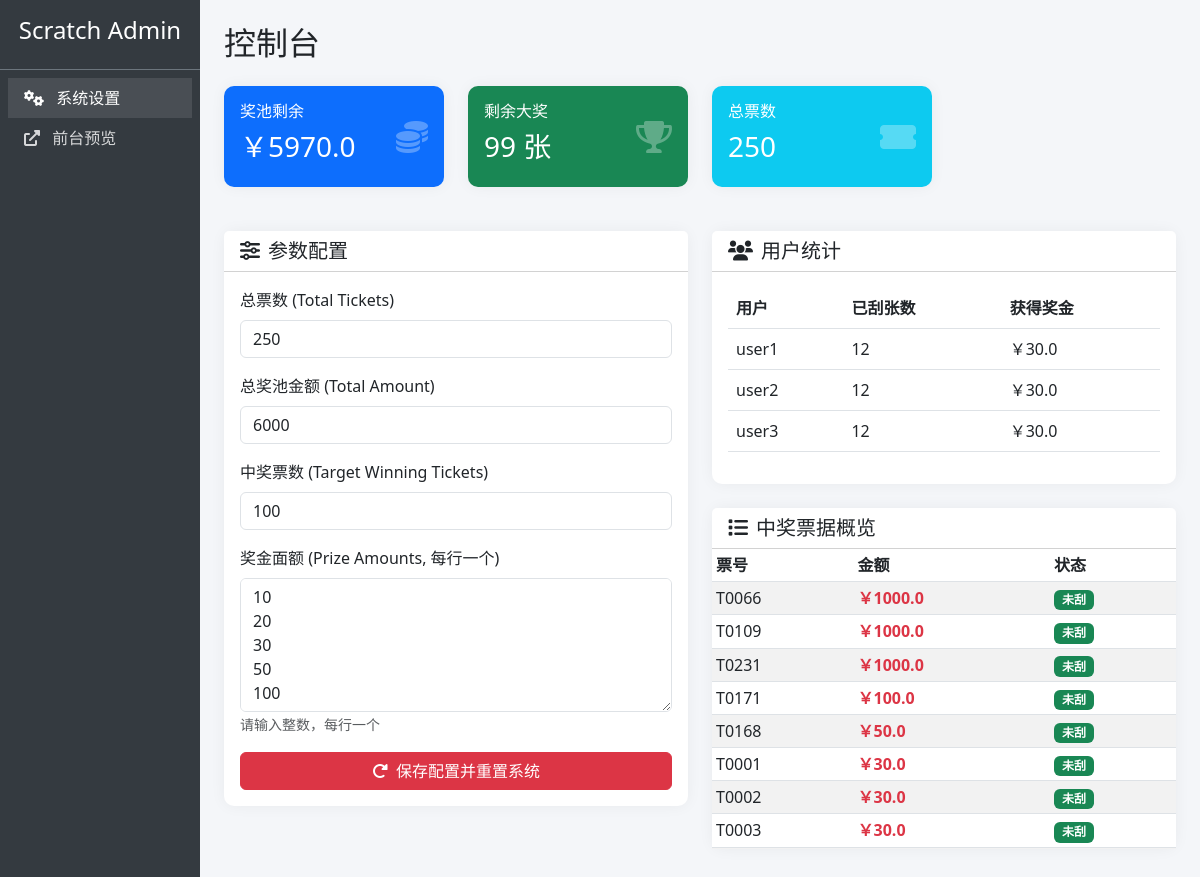
The app's page /admin/settings (signed in), older data.
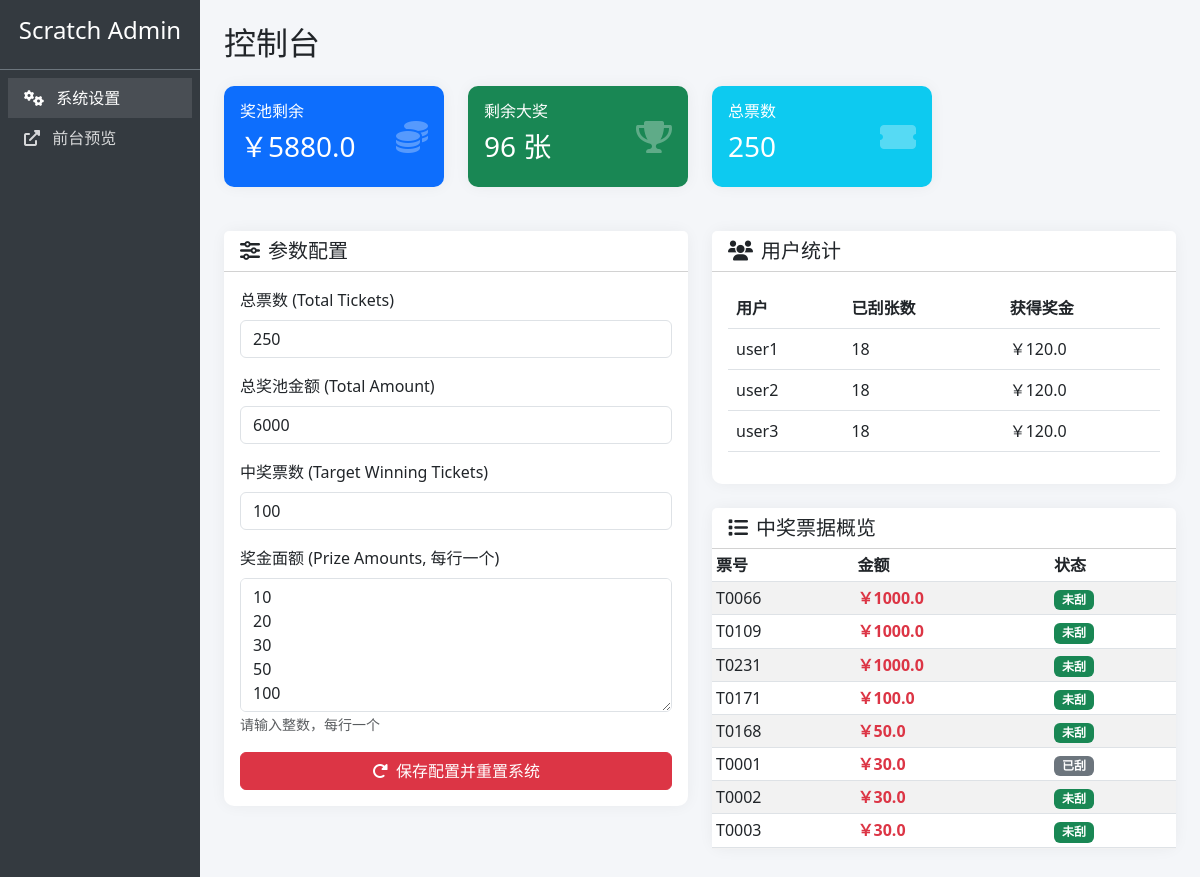
The same page, newer data.
### tables this page shows
CREATE TABLE users (
                id INTEGER PRIMARY KEY,
                username TEXT UNIQUE,
                password TEXT,
                spent_amount REAL DEFAULT 0
            );

CREATE TABLE tickets (
                id INTEGER PRIMARY KEY,
                ticket_number TEXT,
                amount REAL,
                is_selected INTEGER DEFAULT 0
            );

### app.py (the view, shortened to what this page needs)
@app.route('/admin/settings', methods=['GET', 'POST'])
def admin_settings():
    if 'admin' not in session:
        return redirect(url_for('admin'))
    try:
        with open('setting.json', 'r', encoding='utf-8') as f:
            settings = json.load(f)
    except FileNotFoundError:
        settings = {
            'total_tickets': 100,
            'total_amount': 10000,
            'target_winning_tickets': 50,
            'prize_amounts': [10, 20, 30, 50, 100, 200, 500, 1000]
        }
    user_stats = []
    remaining_prize_pool = 0
    remaining_winning_tickets = 0
    winning_tickets = []
    try:
        conn = sqlite3.connect('xx.sqlite')
        cursor = conn.cursor()
        cursor.execute('SELECT username FROM users')
        users = cursor.fetchall()
        cursor.execute('SELECT COUNT(*), COALESCE(SUM(amount), 0) FROM tickets WHERE is_selected = 1')
        total_scratched, total_winnings = cursor.fetchone()
        user_stats = []
        for user in users:
            user_stats.append((user[0], total_scratched or 0, total_winnings or 0))
        cursor.execute('SELECT COALESCE(SUM(amount), 0) FROM tickets WHERE is_selected = 1 AND amount > 0')
        won_amount = cursor.fetchone()[0] or 0
        remaining_prize_pool = settings['total_amount'] - won_amount
        cursor.execute('SELECT COUNT(*) FROM tickets WHERE is_selected = 1 AND amount > 0')
        won_tickets = cursor.fetchone()[0] or 0
        remaining_winning_tickets = settings['target_winning_tickets'] - won_tickets
        cursor.execute('SELECT ticket_number, amount, is_selected FROM tickets WHERE amount > 0 ORDER BY amount DESC, ticket_number')
        winning_tickets = cursor.fetchall()
        conn.close()
    except sqlite3.Error as e:
        print(f"查询统计信息错误: {e}")
    return render_template('admin_settings.html',
                         settings=settings,
                         user_stats=user_stats,
                         remaining_prize_pool=remaining_prize_pool,
                         remaining_winning_tickets=remaining_winning_tickets,
                         winning_tickets=winning_tickets)

### templates/admin_settings.html (shortened to what this page needs)
<!DOCTYPE html>
<html lang="zh-CN">
<head>
    <link href="https://cdn.jsdelivr.net/npm/bootstrap@5.3.0/dist/css/bootstrap.min.css" rel="stylesheet">
    <link href="https://cdnjs.cloudflare.com/ajax/libs/font-awesome/6.0.0/css/all.min.css" rel="stylesheet">
</head>
<body>
    <div class="container-fluid">
        <div class="row">
            <div class="col-md-2 sidebar p-0 d-none d-md-block">
                <div class="p-3 text-center border-bottom border-secondary">
                    <h4>Scratch Admin</h4>
                </div>
                <ul class="nav flex-column p-2">
                    <li class="nav-item">
                        <a class="nav-link active" href="#"><i class="fas fa-cogs me-2"></i> 系统设置</a>
                    </li>
                    <li class="nav-item">
                        <a class="nav-link" href="{{ url_for('index') }}" target="_blank"><i class="fas fa-external-link-alt me-2"></i> 前台预览</a>
                    </li>
                </ul>
            </div>
            <div class="col-md-10 p-4">
                <h2 class="mb-4">控制台</h2>
                <div class="row mb-4">
                    <div class="col-md-3">
                        <div class="card stat-card bg-primary text-white">
                            <div class="card-body d-flex justify-content-between align-items-center">
                                <div>
                                    <h6 class="card-title">奖池剩余</h6>
                                    <h3>￥{{ remaining_prize_pool }}</h3>
                                </div>
                                <i class="fas fa-coins stat-icon"></i>
                            </div>
                        </div>
                    </div>
                    <div class="col-md-3">
                        <div class="card stat-card bg-success text-white">
                            <div class="card-body d-flex justify-content-between align-items-center">
                                <div>
                                    <h6 class="card-title">剩余大奖</h6>
                                    <h3>{{ remaining_winning_tickets }} 张</h3>
                                </div>
                                <i class="fas fa-trophy stat-icon"></i>
                            </div>
                        </div>
                    </div>
                    <div class="col-md-3">
                        <div class="card stat-card bg-info text-white">
                            <div class="card-body d-flex justify-content-between align-items-center">
                                <div>
                                    <h6 class="card-title">总票数</h6>
                                    <h3>{{ settings.total_tickets }}</h3>
                                </div>
                                <i class="fas fa-ticket-alt stat-icon"></i>
                            </div>
                        </div>
                    </div>
                </div>
                <div class="row">
                    <div class="col-md-6">
                        <div class="card">
                            <div class="card-header bg-white">
                                <h5 class="mb-0"><i class="fas fa-sliders-h me-2"></i>参数配置</h5>
                            </div>
                            <div class="card-body">
                                <form method="POST" onsubmit="return confirm('警告：保存将重置所有票据和用户记录！确定要继续吗？');">
                                    <div class="mb-3">
                                        <label class="form-label">总票数 (Total Tickets)</label>
                                        <input type="number" name="total_tickets" class="form-control" value="{{ settings.total_tickets }}" required>
                                    </div>
                                    <div class="mb-3">
                                        <label class="form-label">总奖池金额 (Total Amount)</label>
                                        <input type="number" name="total_amount" class="form-control" value="{{ settings.total_amount }}" required>
                                    </div>
                                    <div class="mb-3">
                                        <label class="form-label">中奖票数 (Target Winning Tickets)</label>
                                        <input type="number" name="target_winning_tickets" class="form-control" value="{{ settings.target_winning_tickets }}" required>
                                    </div>
                                    <div class="mb-3">
                                        <label class="form-label">奖金面额 (Prize Amounts, 每行一个)</label>
                                        <textarea name="prize_amounts" class="form-control" rows="5" required>{% for amount in settings.prize_amounts %}{{ amount }}
{% endfor %}</textarea>
                                        <small class="text-muted">请输入整数，每行一个</small>
                                    </div>
                                    <div class="d-grid">
                                        <button type="submit" class="btn btn-danger">
                                            <i class="fas fa-redo-alt me-2"></i>保存配置并重置系统
                                        </button>
                                    </div>
                                </form>
                            </div>
                        </div>
                    </div>
                    <div class="col-md-6">
                        <div class="card">
                            <div class="card-header bg-white">
                                <h5 class="mb-0"><i class="fas fa-users me-2"></i>用户统计</h5>
                            </div>
                            <div class="card-body">
                                <div class="table-responsive">
                                    <table class="table table-hover">
                                        <thead>
                                            <tr>
                                                <th>用户</th>
                                                <th>已刮张数</th>
                                                <th>获得奖金</th>
                                            </tr>
                                        </thead>
                                        <tbody>
                                            {% for stat in user_stats %}
                                            <tr>
                                                <td>{{ stat[0] }}</td>
                                                <td>{{ stat[1] }}</td>
                                                <td>￥{{ stat[2] }}</td>
                                            </tr>
                                            {% endfor %}
                                        </tbody>
                                    </table>
                                </div>
                            </div>
                        </div>
                        <div class="card mt-4">
                            <div class="card-header bg-white">
                                <h5 class="mb-0"><i class="fas fa-list me-2"></i>中奖票据概览</h5>
                            </div>
                            <div class="card-body p-0" style="max-height: 300px; overflow-y: auto;">
                                <table class="table table-sm table-striped mb-0">
                                    <thead>
                                        <tr>
                                            <th>票号</th>
                                            <th>金额</th>
                                            <th>状态</th>
                                        </tr>
                                    </thead>
                                    <tbody>
                                        {% for ticket in winning_tickets %}
                                        <tr>
                                            <td>{{ ticket[0] }}</td>
                                            <td class="text-danger fw-bold">￥{{ ticket[1] }}</td>
                                            <td>
                                                {% if ticket[2] %}
                                                <span class="badge bg-secondary">已刮</span>
                                                {% else %}
                                                <span class="badge bg-success">未刮</span>
                                                {% endif %}
                                            </td>
                                        </tr>
                                        {% endfor %}
                                    </tbody>
                                </table>
                            </div>
                        </div>
                    </div>
                </div>
            </div>
        </div>
    </div>
</body>
</html>

### templates/admin_settings.html (style rules this page uses)
body { background-color: #f4f6f9; }
.sidebar { min-height: 100vh; background: #343a40; color: #fff; }
.nav-link { color: rgba(255,255,255,.8); }
.nav-link:hover, .nav-link.active { color: #fff; background: rgba(255,255,255,.1); }
.card { border: none; box-shadow: 0 0 15px rgba(0,0,0,0.05); border-radius: 10px; margin-bottom: 20px; }
.stat-card { transition: transform 0.2s; }
.stat-icon { font-size: 2rem; opacity: 0.3; }

Row changes from the older to the newer data that the page shows:
computed for users "user1": stat "12" → "18"; stat "30.0" → "120.0"
computed for users "user2": stat "12" → "18"; stat "30.0" → "120.0"
computed for users "user3": stat "12" → "18"; stat "30.0" → "120.0"
changed tickets (number 6 of 8 on the later page): is_selected "未刮" → "已刮"
Text that changed along with them:
{{ remaining_prize_pool }}: "5970.0" → "5880.0"
{{ remaining_winning_tickets }}: "99" → "96"
